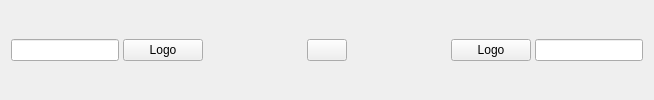
        <widget class="QFrame" name="frame_3">
         <property name="frameShape">
          <enum>QFrame::NoFrame</enum>
         </property>
         <property name="frameShadow">
          <enum>QFrame::Raised</enum>
         </property>
         <layout class="QHBoxLayout" name="horizontalLayout_3" stretch="1,0,0,0,0,0,1">
          <property name="spacing">
           <number>4</number>
          </property>
          <item>
           <widget class="QLineEdit" name="teamANameLineEdit"/>
          </item>
          <item>
           <widget class="QPushButton" name="teamALogoPushButton">
            <property name="text">
             <string>Logo</string>
            </property>
            <property name="icon">
             <iconset resource="images.qrc">
              <normaloff>:/images/add.png</normaloff>:/images/add.png</iconset>
            </property>
           </widget>
          </item>
          <item>
           <spacer name="horizontalSpacer">
            <property name="orientation">
             <enum>Qt::Horizontal</enum>
            </property>
            <property name="sizeType">
             <enum>QSizePolicy::Minimum</enum>
            </property>
            <property name="sizeHint" stdset="0">
             <size>
              <width>100</width>
              <height>20</height>
             </size>
            </property>
           </spacer>
          </item>
          <item>
           <widget class="QPushButton" name="exchangePushButton">
            <property name="text">
             <string/>
            </property>
            <property name="icon">
             <iconset resource="images.qrc">
              <normaloff>:/images/exchange.png</normaloff>:/images/exchange.png</iconset>
            </property>
           </widget>
          </item>
          <item>
           <spacer name="horizontalSpacer_4">
            <property name="orientation">
             <enum>Qt::Horizontal</enum>
            </property>
            <property name="sizeType">
             <enum>QSizePolicy::Minimum</enum>
            </property>
            <property name="sizeHint" stdset="0">
             <size>
              <width>100</width>
              <height>20</height>
             </size>
            </property>
           </spacer>
          </item>
          <item>
           <widget class="QPushButton" name="teamBLogoPushButton">
            <property name="text">
             <string>Logo</string>
            </property>
            <property name="icon">
             <iconset resource="images.qrc">
              <normaloff>:/images/add.png</normaloff>:/images/add.png</iconset>
            </property>
           </widget>
          </item>
          <item>
           <widget class="QLineEdit" name="teamBNameLineEdit"/>
          </item>
         </layout>
        </widget>
